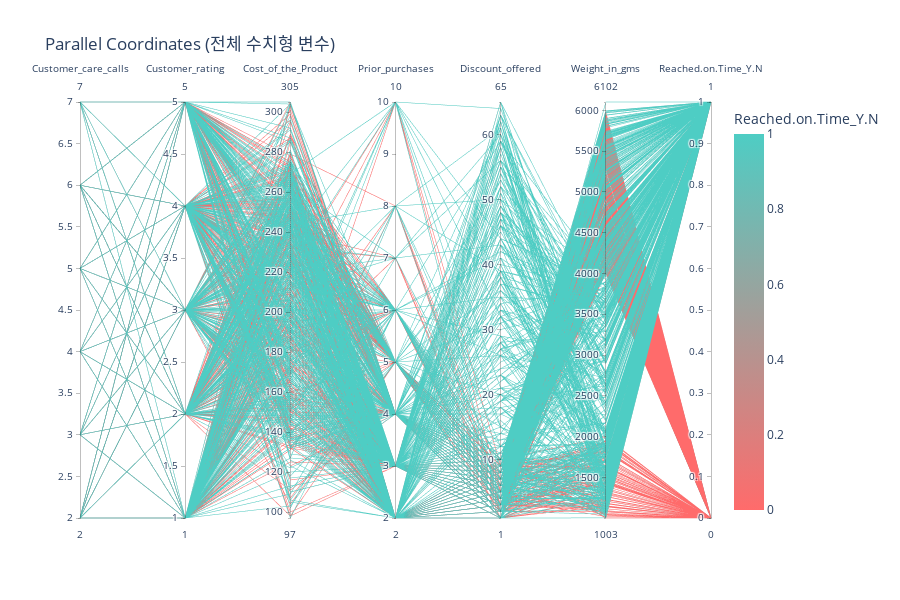

Notebook code for this chart:
### Markdown cell above
#### 📊 인터랙티브 산점도 해석

할인율(X축) × 무게(Y축) × 가격(버블 크기)의 다변량 산점도를 통해:

- **할인율 10% 이상** 구간에서 배송 지연(1) 비율이 급격히 높아지는 패턴이 관찰됩니다.
- **무게 2,000g 이하 + 높은 할인율** 조합에서 지연 건이 집중되어, 이 구간에 대한 파생 피처 생성이 유효할 수 있습니다.
- 가격(버블 크기)은 할인율·무게와 독립적인 분포를 보여, 가격 자체의 직접적인 영향력은 제한적입니다.

### Code cell
# Parallel Coordinates — 전체 수치형 변수
sample2 = df.sample(min(1000, len(df)), random_state=42)
fig = px.parallel_coordinates(
    sample2,
    dimensions=numeric_cols + [target_col],
    color=target_col,
    title='Parallel Coordinates (전체 수치형 변수)',
    color_continuous_scale=['#FF6B6B', '#4ECDC4']
)
fig.update_layout(height=600, template='plotly_white')
fig.show()

### Figure 1 — Plotly figure (JSON) as saved in the notebook; plotly's stock layout.template omitted (floating-point values rounded to 4 significant figures; data arrays with more than 128 entries replaced by an {"elided": "..."} marker saying what was removed)
{"data": [{"dimensions": [{"label": "Customer_care_calls", "values": {"elided": "1000 int values"}}, {"label": "Customer_rating", "values": {"elided": "1000 int values"}}, {"label": "Cost_of_the_Product", "values": {"elided": "1000 int values"}}, {"label": "Prior_purchases", "values": {"elided": "1000 int values"}}, {"label": "Discount_offered", "values": {"elided": "1000 int values"}}, {"label": "Weight_in_gms", "values": {"elided": "1000 int values"}}, {"label": "Reached.on.Time_Y.N", "values": {"elided": "1000 int values"}}], "domain": {"x": [0, 1], "y": [0, 1]}, "line": {"color": {"elided": "1000 int values"}, "coloraxis": "coloraxis"}, "name": "", "type": "parcoords"}], "layout": {"coloraxis": {"colorbar": {"title": {"text": "Reached.on.Time_Y.N"}}, "colorscale": [[0, "#FF6B6B"], [1, "#4ECDC4"]]}, "height": 600, "legend": {"tracegroupgap": 0}, "title": {"text": "Parallel Coordinates (전체 수치형 변수)"}}}
